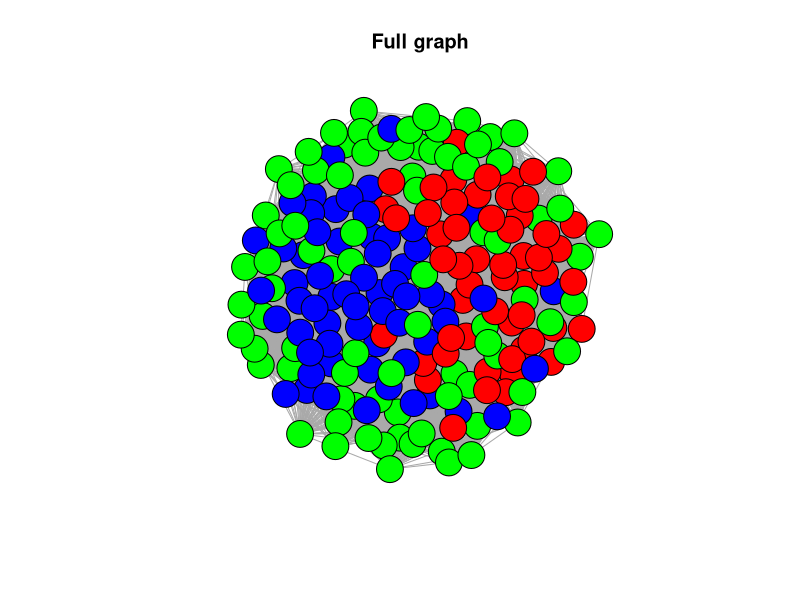
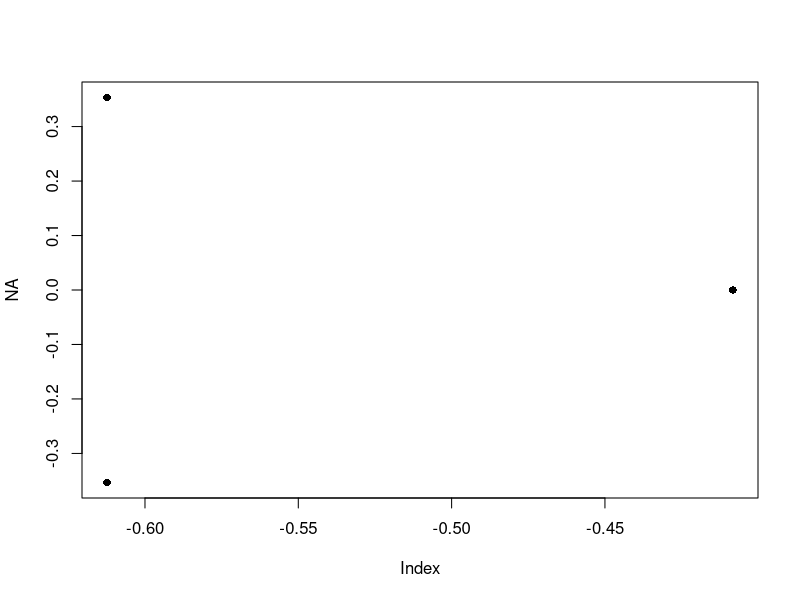

Write the R code that produced these figures, in order.
rm(list=ls())

decompose <- function(B, tol = 1e-6){
  eig <- eigen(B)
  eig_val <- sqrt(abs(eig$values))
  pos_idx <- which(eig$values >= tol)
  neg_idx <- which(eig$values <= -tol)

  lis <- list(positive = matrix(0, length(pos_idx), nrow(B)),
              negative = matrix(0, length(neg_idx), nrow(B)))

  for(i in 1:nrow(B)) {
    lis$positive[,i] <- eig_val[pos_idx] * eig$vectors[i,pos_idx]
    lis$negative[,i] <- eig_val[neg_idx] * eig$vectors[i,neg_idx]
  }

  lis
}

generate_latent <- function(res, proportion, n){
  lapply(1:n, function(x){
    idx <- sample(1:length(proportion), 1, prob = proportion)
    vec <- list(positive = res$positive[,idx], negative = res$negative[,idx],
                class = idx)
  })
}

inner_prod <- function(vec1, vec2){
  as.numeric(sqrt((vec1$positive%*%vec2$positive) + (vec1$negative%*%vec2$negative)))
}

generate_graph <- function(dat){
  n <- length(dat)
  adj <- matrix(0, n, n)
  for(i in 1:(n-1)){
    for(j in (i+1):n){
      adj[i,j] <- rbinom(1, 1, inner_prod(dat[[i]], dat[[j]]))
      adj[j,i] <- adj[i,j]
    }
  }

  adj
}

##########
proportion <- c(0.3, 0.3, 0.4)
# B <- matrix(0, 3, 3)
# for(i in 1:3){
#   for(j in 1:3){
#     B[i,j] <- .25 + .25*(i != j)
#   }
# }
B <- matrix(c(1/4, 1/2, 1/4, 1/2, 1/4, 1/4, 1/4, 1/4, 1/6), 3, 3)
#B <- matrix(c(3/4, 1/4, 1/4, 1/4, 3/4, 1/4, 1/4, 1/4, 3/4), 3, 3)

set.seed(10)
res <- decompose(B)
dat <- generate_latent(res, proportion, 200)
adj <- generate_graph(dat)

library(igraph)
g <- igraph::graph_from_adjacency_matrix(adj, mode = "undirected")

set.seed(10)
l <- igraph::layout_nicely(g)
node_col <- sapply(dat, function(x){c("red","blue","green")[x$class]})

igraph::plot.igraph(g, layout = l, vertex.label = NA,
                    vertex.color = node_col, main = "Full graph")

xlim <- range(sapply(dat, function(x){x$positive}))
ylim <- range(sapply(dat, function(x){x$negative}))

plot(NA, xlim = xlim, ylim = ylim)
for(i in 1:length(dat)){
  points(dat[[i]]$positive, dat[[i]]$negative, pch = 16)
}

